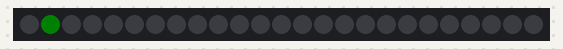
Simulated run of this program. Board: Raspberry Pi Pico running MicroPython. Shown: 25 RGB LEDs in strip order, left to right. Dim RGB values are drawn brighter than linear.

Above: at 0.15 s.
At 18.64 s:
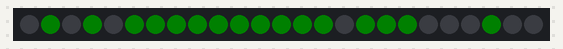
At 38.45 s:
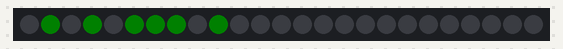

The program:

heart.py
```python
from machine import Pin
from neopixel import NeoPixel
from time import sleep_ms

pixels = NeoPixel(Pin(16), 25)

heart_pixel = [1,3,5,9,6,7,8,10,14,11,12,13,16,17,18,22]

def heart():
    for pixel in heart_pixel:
        pixels[pixel] = (0,5,0)
        pixels.write()
        sleep_ms(30)

    sleep_ms(200)

    for pixel in heart_pixel[::-1]:
        pixels[pixel] = (0,0,0)
        pixels.write()
        sleep_ms(75)

while True:
    heart()
    sleep_ms(100)
```
